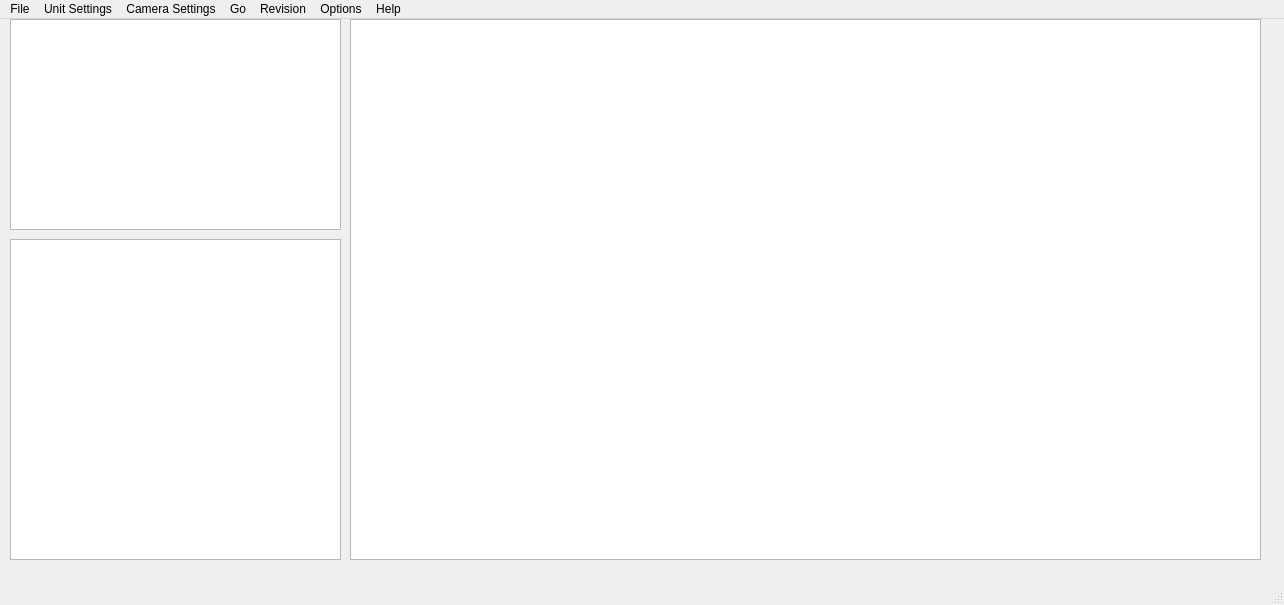
<?xml version="1.0" encoding="UTF-8"?>
<ui version="4.0">
 <class>Analyzer</class>
 <widget class="QMainWindow" name="Analyzer">
  <property name="geometry">
   <rect>
    <x>0</x>
    <y>0</y>
    <width>1284</width>
    <height>605</height>
   </rect>
  </property>
  <property name="windowTitle">
   <string>Analyzer</string>
  </property>
  <widget class="QWidget" name="centralwidget">
   <widget class="QGraphicsView" name="graphicsView">
    <property name="geometry">
     <rect>
      <x>350</x>
      <y>0</y>
      <width>911</width>
      <height>541</height>
     </rect>
    </property>
   </widget>
   <widget class="QGraphicsView" name="graphicsView_2">
    <property name="geometry">
     <rect>
      <x>10</x>
      <y>0</y>
      <width>331</width>
      <height>211</height>
     </rect>
    </property>
   </widget>
   <widget class="QTreeView" name="treeView">
    <property name="geometry">
     <rect>
      <x>10</x>
      <y>220</y>
      <width>331</width>
      <height>321</height>
     </rect>
    </property>
   </widget>
  </widget>
  <widget class="QMenuBar" name="menubar">
   <property name="geometry">
    <rect>
     <x>0</x>
     <y>0</y>
     <width>1284</width>
     <height>29</height>
    </rect>
   </property>
   <widget class="QMenu" name="menuFile">
    <property name="title">
     <string>File</string>
    </property>
    <addaction name="action_New"/>
    <addaction name="action_Open"/>
    <addaction name="action_Save"/>
    <addaction name="action_Save_As"/>
    <addaction name="action_Save_All"/>
    <addaction name="separator"/>
    <addaction name="action_Exit"/>
   </widget>
   <widget class="QMenu" name="menuUnit">
    <property name="title">
     <string>Unit Settings</string>
    </property>
   </widget>
   <widget class="QMenu" name="menuCamera_Settings">
    <property name="title">
     <string>Camera Settings</string>
    </property>
   </widget>
   <widget class="QMenu" name="menuGo">
    <property name="title">
     <string>Go</string>
    </property>
   </widget>
   <widget class="QMenu" name="menuRevision">
    <property name="title">
     <string>Revision</string>
    </property>
   </widget>
   <widget class="QMenu" name="menuOptions">
    <property name="title">
     <string>Options</string>
    </property>
   </widget>
   <widget class="QMenu" name="menuHelp">
    <property name="title">
     <string>Help</string>
    </property>
   </widget>
   <addaction name="menuFile"/>
   <addaction name="menuUnit"/>
   <addaction name="menuCamera_Settings"/>
   <addaction name="menuGo"/>
   <addaction name="menuRevision"/>
   <addaction name="menuOptions"/>
   <addaction name="menuHelp"/>
  </widget>
  <widget class="QStatusBar" name="statusbar"/>
  <action name="action_New">
   <property name="text">
    <string>&amp;New</string>
   </property>
  </action>
  <action name="action_Open">
   <property name="text">
    <string>&amp;Open</string>
   </property>
  </action>
  <action name="action_Save">
   <property name="text">
    <string>&amp;Save</string>
   </property>
  </action>
  <action name="action_Save_As">
   <property name="text">
    <string>&amp;Save As</string>
   </property>
  </action>
  <action name="action_Save_All">
   <property name="text">
    <string>&amp;Save All</string>
   </property>
  </action>
  <action name="action_Exit">
   <property name="text">
    <string>&amp;Exit</string>
   </property>
  </action>
 </widget>
 <resources/>
 <connections/>
</ui>
